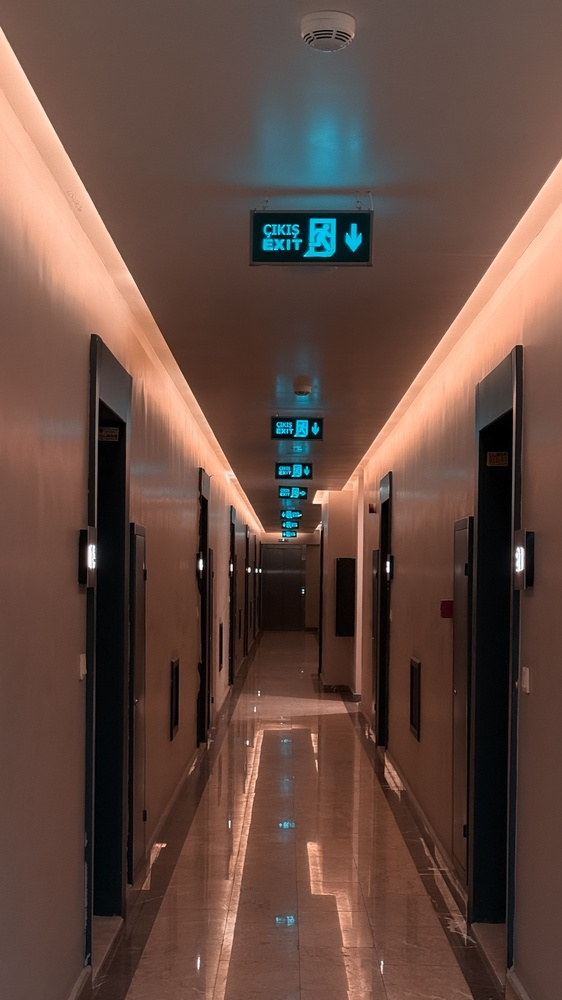
#> input picture Data/IMG_5378.JPG, 562 x 1000 px, shrunk from 2268 x 4032 before the run, given in place of the camera
$ python task13_code.py
#> lines starting #> are read from the running program, lines starting #| are printed output that depends on the picture; after the words box and inside, x2 and y2 are one past the last pixel; in counts of white or black regions, pixels touching at a corner belong together
# Develop an application that tracks black objects through the camera using OpenCV.

import cv2
import numpy as np
# Define the lower and upper bounds for the color black in HSV space
lower_black = np.array([0, 0, 0])
upper_black = np.array([180, 255, 30])
# Start video capture from the default camera
cap = cv2.VideoCapture(0)
while True:
    ret, frame = cap.read()
#> frame is the input picture: shape (1000, 562, 3); mean B, G, R 64.3, 74, 99.5
    if not ret:
        break
    # Convert the frame to HSV color space
    hsv = cv2.cvtColor(frame, cv2.COLOR_BGR2HSV)
#> hsv: shape (1000, 562, 3); mean H, S, V 19.2, 103.8, 102.5
    # Create a mask for black color using the defined bounds
    mask = cv2.inRange(hsv, lower_black, upper_black)
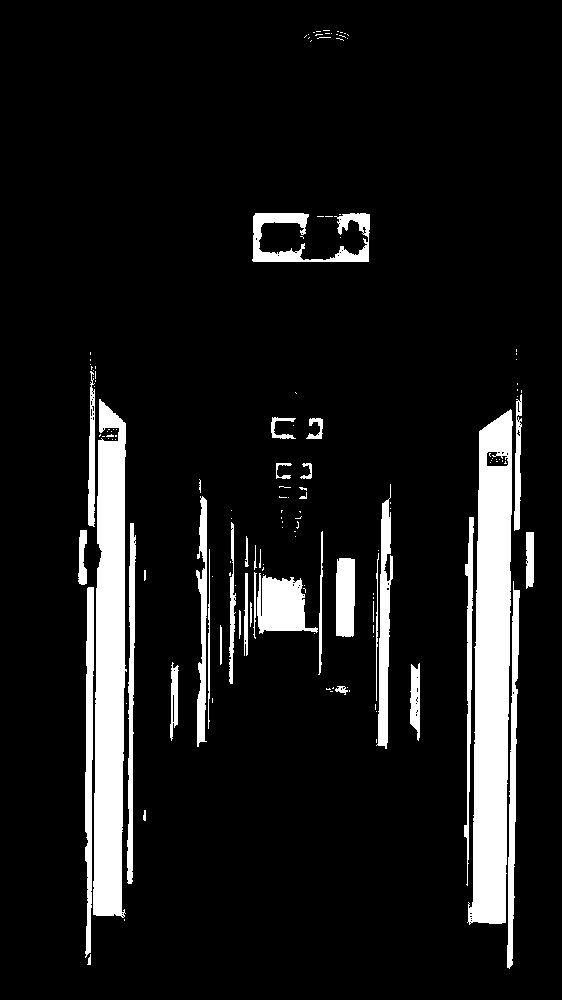
#> mask: shape (1000, 562); 9.8% white; 147 white regions (107 under 20 px)
    # Find contours in the mask
    contours, _ = cv2.findContours(mask, cv2.RETR_TREE, cv2.CHAIN_APPROX_SIMPLE)
#> contours = 216 contours, 182 with area under 20; largest, box (x1, y1, x2, y2) and area: (467, 409, 513, 925) 16487, (93, 399, 127, 918) 13466, (257, 573, 318, 634) 2258, (252, 213, 370, 262) 2021, (376, 484, 393, 749) 2016
    # Draw bounding boxes around detected black objects
    for contour in contours:
        if cv2.contourArea(contour) > 500:  # Filter out small contours
            x, y, w, h = cv2.boundingRect(contour)
            cv2.rectangle(frame, (x, y), (x + w, y + h), (0, 255, 0), 2)
#> this loop made 216 passes
#> (x, y, w, h) on passes 17, 40, 43, 47, 61, 75, 83, 93, 97, 119, 138, 144: (410, 663, 10, 78), (85, 587, 9, 371), (507, 581, 13, 388), (257, 573, 61, 61), (336, 558, 19, 79), (127, 523, 9, 361), (464, 517, 10, 369), (196, 496, 11, 251), (376, 484, 17, 265), (467, 409, 46, 516), (93, 399, 34, 519), (514, 394, 8, 137)
#> contour on passes 2, 4, 5, 6, 7, 8: [[124, 919], [124, 920]], [[376, 739], [376, 742]], [[376, 711]], [[375, 704], [375, 709]], [[126, 703]], [[212, 698], [212, 702]]
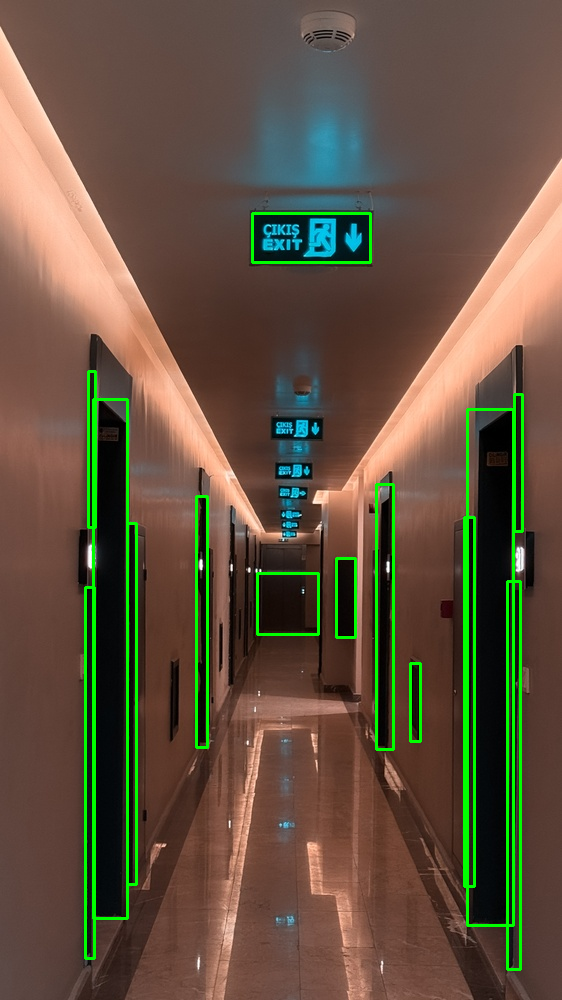
#> frame: shape (1000, 562, 3); 3.84% of pixels changed, all inside (x1, y1, x2, y2) = (84, 212, 524, 971)
    # Display the original frame with detected objects highlighted
    cv2.imshow('Black Object Tracking', frame)
    # Break the loop if 'q' is pressed
    if cv2.waitKey(1) & 0xFF == ord('q'):
#> (key q is pressed here)
        break
# Release the video capture object and close all OpenCV windows
cap.release()
cv2.destroyAllWindows()
